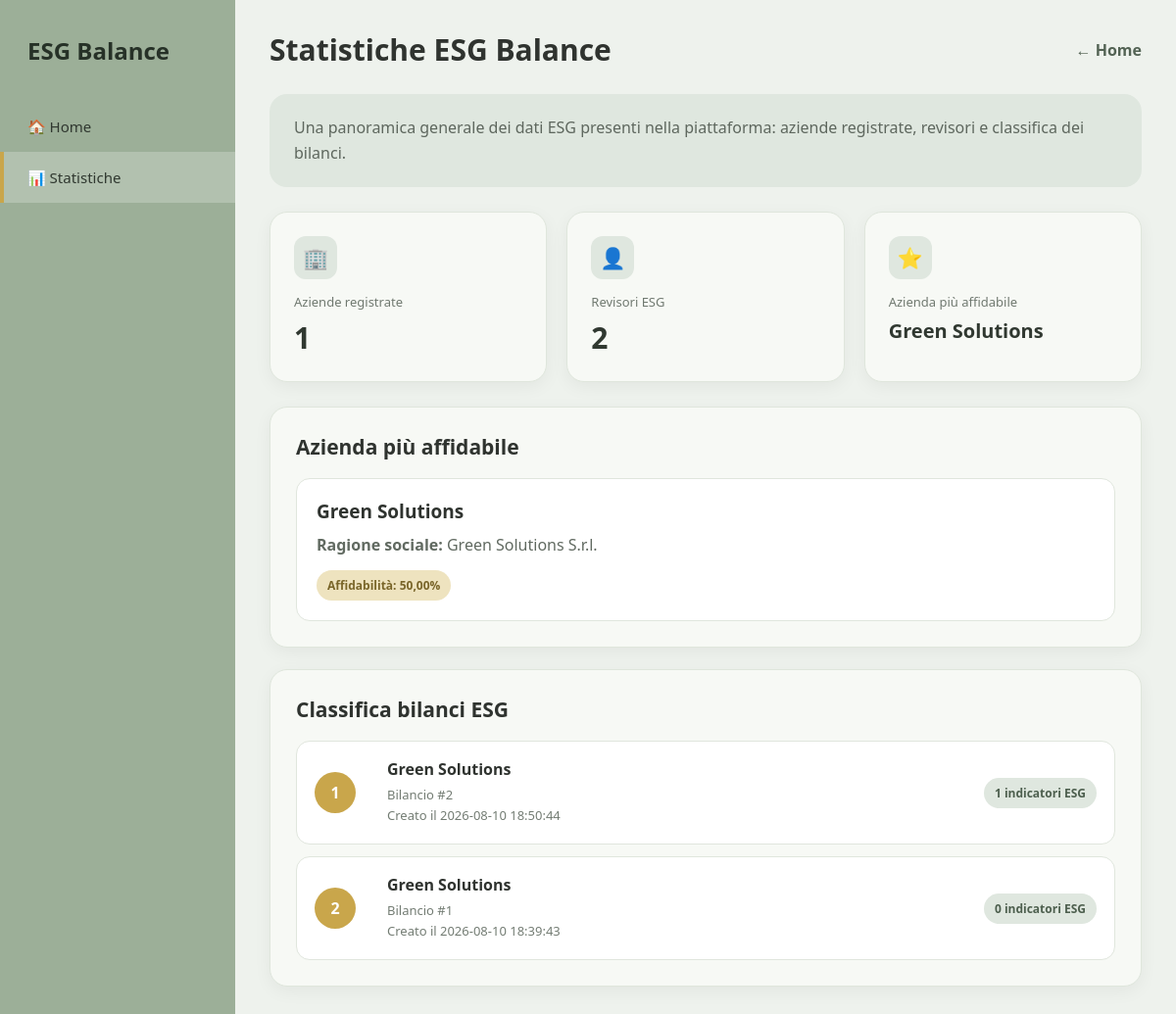
Screenshot of /statistiche.php with the database file from the repository.
### tables this page shows
CREATE TABLE IF NOT EXISTS `azienda` (
  `id_azienda` int(11) NOT NULL,
  `nome` varchar(100) NOT NULL,
  `ragione_sociale` varchar(150) NOT NULL,
  `partita_iva` char(11) NOT NULL,
  `settore` varchar(100) NOT NULL,
  `num_dipendenti` int(11) NOT NULL,
  `logo` varchar(255) DEFAULT NULL,
  `nr_bilanci` int(11) NOT NULL DEFAULT '0',
  `id_responsabile` int(11) NOT NULL
);

CREATE TABLE IF NOT EXISTS `bilancio` (
  `id_bilancio` int(11) NOT NULL,
  `id_azienda` int(11) NOT NULL,
  `data_creazione` datetime NOT NULL DEFAULT CURRENT_TIMESTAMP,
  `stato` enum('bozza','in revisione','approvato','respinto') NOT NULL DEFAULT 'bozza'
);

### statistiche.php (the view, shortened to what this page needs)
<?php
require_once __DIR__ . '/config/database.php';
$result = $connessione->query(
    "SELECT totale_aziende
     FROM v_NumeroAziende"
);
$numero_aziende = $result->fetch_assoc();
$result = $connessione->query(
    "SELECT totale_revisori
     FROM v_NumeroRevisoriESG"
);
$numero_revisori = $result->fetch_assoc();
$result = $connessione->query(
    "SELECT
        id_azienda,
        nome,
        ragione_sociale,
        percentuale_affidabilita
     FROM v_AziendaPiuAffidabile"
);
$azienda_affidabile = $result->fetch_assoc();
$classifica = $connessione->query(
    "SELECT
        id_bilancio,
        nome_azienda,
        data_creazione,
        totale_indicatori_esg
     FROM v_ClassificaBilanciESG"
);
?>
<!DOCTYPE html>
<html lang="it">
<head>
</head>
<body>
<div class="layout">
    <aside class="sidebar">
        <div>
            <div class="logo">
                ESG Balance
            </div>
            <nav class="menu">
                <?php if (isset($_SESSION["tipo_utente"])): ?>
                    <?php if ($_SESSION["tipo_utente"] === "amministratore"): ?>
                        <a href="admin/dashboard_admin.php">
                            🏠 Dashboard
                        </a>
                        <a href="admin/indicatori.php">
                            🌱 Indicatori ESG
                        </a>
                        <a href="admin/template.php">
                            📄 Template bilancio
                        </a>
                        <a href="admin/assegna_revisore.php">
                            👤 Assegna revisore
                        </a>
                        <a href="statistiche.php" class="active">
                            📊 Statistiche
                        </a>
                    <?php elseif ($_SESSION["tipo_utente"] === "responsabile"): ?>
                        <a href="responsabile/dashboard_responsabile.php">
                            🏠 Dashboard
                        </a>
                        <a href="responsabile/aziende.php">
                            🏢 Le mie aziende
                        </a>
                        <a href="responsabile/registra_azienda.php">
                            ＋ Registra azienda
                        </a>
                        <a href="responsabile/bilanci.php">
                            📄 Bilanci
                        </a>
                        <a href="statistiche.php" class="active">
                            📊 Statistiche
                        </a>
                    <?php elseif ($_SESSION["tipo_utente"] === "revisore"): ?>
                        <a href="revisore/dashboard_revisore.php">
                            🏠 Dashboard
                        </a>
                        <a href="revisore/competenze.php">
                            🎯 Le mie competenze
                        </a>
                        <a href="statistiche.php" class="active">
                            📊 Statistiche
                        </a>
                    <?php endif; ?>
                <?php else: ?>
                    <a href="index.php">
                        🏠 Home
                    </a>
                    <a href="statistiche.php" class="active">
                        📊 Statistiche
                    </a>
                <?php endif; ?>
            </nav>
        </div>
    </aside>
    <main class="main">
        <div class="topbar">
            <h1>Statistiche ESG Balance</h1>
            <?php if (isset($_SESSION["tipo_utente"])): ?>
                <?php if ($_SESSION["tipo_utente"] === "amministratore"): ?>
                    <a
                        class="back-link"
                        href="admin/dashboard_admin.php"
                    >
                        ← Dashboard
                    </a>
                <?php elseif ($_SESSION["tipo_utente"] === "responsabile"): ?>
                    <a
                        class="back-link"
                        href="responsabile/dashboard_responsabile.php"
                    >
                        ← Dashboard
                    </a>
                <?php elseif ($_SESSION["tipo_utente"] === "revisore"): ?>
                    <a
                        class="back-link"
                        href="revisore/dashboard_revisore.php"
                    >
                        ← Dashboard
                    </a>
                <?php endif; ?>
            <?php else: ?>
                <a
                    class="back-link"
                    href="index.php"
                >
                    ← Home
                </a>
            <?php endif; ?>
        </div>
        <div class="intro">
            <p>
                Una panoramica generale dei dati ESG presenti nella piattaforma:
                aziende registrate, revisori e classifica dei bilanci.
            </p>
        </div>
        <div class="stats-grid">
            <div class="stat-card">
                <div class="stat-icon">
                    🏢
                </div>
                <div class="stat-title">
                    Aziende registrate
                </div>
                <div class="stat-value">
                    <?php
                    echo (int) $numero_aziende["totale_aziende"];
                    ?>
                </div>
            </div>
            <div class="stat-card">
                <div class="stat-icon">
                    👤
                </div>
                <div class="stat-title">
                    Revisori ESG
                </div>
                <div class="stat-value">
                    <?php
                    echo (int) $numero_revisori["totale_revisori"];
                    ?>
                </div>
            </div>
            <div class="stat-card">
                <div class="stat-icon">
                    ⭐
                </div>
                <div class="stat-title">
                    Azienda più affidabile
                </div>
                <div class="stat-value" style="font-size: 20px;">
                    <?php if ($azienda_affidabile): ?>
                        <?php
                        echo htmlspecialchars(
                            $azienda_affidabile["nome"]
                        );
                        ?>
                    <?php else: ?>
                        N/D
                    <?php endif; ?>
                </div>
            </div>
        </div>
        <div class="panel">
            <h2>Azienda più affidabile</h2>
            <?php if ($azienda_affidabile): ?>
                <div class="affidabile-card">
                    <h3>
                        <?php
                        echo htmlspecialchars(
                            $azienda_affidabile["nome"]
                        );
                        ?>
                    </h3>
                    <p>
                        <strong>Ragione sociale:</strong>
                        <?php
                        echo htmlspecialchars(
                            $azienda_affidabile["ragione_sociale"]
                        );
                        ?>
                    </p>
                    <span class="affidabilita-badge">
                        Affidabilità:
                        <?php
                        echo number_format(
                            (float) $azienda_affidabile["percentuale_affidabilita"],
                            2,
                            ",",
                            "."
                        );
                        ?>%
                    </span>
                </div>
            <?php else: ?>
                <div class="empty">
                    Non sono disponibili dati sufficienti.
                </div>
            <?php endif; ?>
        </div>
        <div class="panel">
            <h2>Classifica bilanci ESG</h2>
            <?php if ($classifica->num_rows > 0): ?>
                <div class="ranking">
                    <?php
                    $posizione = 1;
                    while ($bilancio = $classifica->fetch_assoc()):
                    ?>
                        <div class="ranking-item">
                            <div class="position">
                                <?php echo $posizione; ?>
                            </div>
                            <div class="ranking-info">
                                <h3>
                                    <?php
                                    echo htmlspecialchars(
                                        $bilancio["nome_azienda"]
                                    );
                                    ?>
                                </h3>
                                <p>
                                    Bilancio
                                    #<?php echo (int) $bilancio["id_bilancio"]; ?>
                                </p>
                                <p>
                                    Creato il
                                    <?php
                                    echo htmlspecialchars(
                                        $bilancio["data_creazione"]
                                    );
                                    ?>
                                </p>
                            </div>
                            <div class="indicator-count">
                                <?php
                                echo (int) $bilancio["totale_indicatori_esg"];
                                ?>
                                indicatori ESG
                            </div>
                        </div>
                        <?php $posizione++; ?>
                    <?php endwhile; ?>
                </div>
            <?php else: ?>
                <div class="empty">
                    Non sono ancora presenti bilanci.
                </div>
            <?php endif; ?>
        </div>
    </main>
</div>
</body>
</html>

### statistiche.php (style rules this page uses)
* { box-sizing: border-box; }
body { margin: 0; font-family: "Segoe UI", Arial, sans-serif; background: #eef2ed; color: #2f332f; }
.layout { display: flex; min-height: 100vh; }
.sidebar { width: 240px; background: #9caf98; padding: 35px 0 25px; display: flex; flex-direction: column; justify-content: space-between; }
.logo { padding: 0 28px 35px; font-size: 24px; font-weight: 700; color: #263127; }
.menu { display: flex; flex-direction: column; }
.menu a { text-decoration: none; color: #303830; padding: 16px 28px; display: flex; align-items: center; gap: 12px; font-size: 15px; transition: 0.2s; }
.menu a:hover, .menu a.active { background: rgba(255,255,255,0.22); border-left: 4px solid #c9a64b; padding-left: 24px; }
.main { flex: 1; padding: 30px 35px; }
.topbar { display: flex; justify-content: space-between; align-items: center; gap: 20px; margin-bottom: 25px; }
.topbar h1 { margin: 0; font-size: 30px; }
.back-link { text-decoration: none; color: #536354; font-weight: 600; }
.intro { background: #dfe7df; border-radius: 18px; padding: 22px 25px; margin-bottom: 25px; }
.intro p { margin: 0; color: #5e675e; line-height: 1.6; }
.stats-grid { display: grid; grid-template-columns: repeat(3, minmax(220px, 1fr)); gap: 20px; margin-bottom: 25px; }
.stat-card { background: #f7f9f5; border: 1px solid #dfe6dc; border-radius: 18px; padding: 24px; box-shadow: 0 5px 18px rgba(0,0,0,0.05); }
.stat-icon { width: 44px; height: 44px; border-radius: 12px; background: #dfe7df; display: flex; align-items: center; justify-content: center; font-size: 21px; margin-bottom: 14px; }
.stat-title { color: #707970; font-size: 13px; margin-bottom: 7px; }
.stat-value { font-size: 30px; font-weight: 700; color: #303830; }
.panel { background: #f7f9f5; border: 1px solid #dfe6dc; border-radius: 18px; padding: 26px; box-shadow: 0 5px 18px rgba(0,0,0,0.05); margin-bottom: 22px; }
.panel h2 { margin-top: 0; margin-bottom: 18px; font-size: 21px; }
.affidabile-card { background: white; border-radius: 14px; padding: 20px; border: 1px solid #e0e6dd; }
.affidabile-card h3 { margin: 0 0 10px; font-size: 19px; }
.affidabile-card p { margin: 7px 0; color: #616a61; }
.affidabilita-badge { display: inline-block; margin-top: 8px; padding: 7px 11px; border-radius: 20px; background: #eee3bf; color: #796529; font-size: 12px; font-weight: 700; }
.ranking { display: flex; flex-direction: column; gap: 12px; }
.ranking-item { background: white; border: 1px solid #e0e6dd; border-radius: 14px; padding: 17px 18px; display: grid; grid-template-columns: 60px 1fr auto; align-items: center; gap: 14px; }
.position { width: 42px; height: 42px; border-radius: 50%; background: #c9a64b; color: white; display: flex; align-items: center; justify-content: center; font-weight: 700; }
.ranking-info h3 { margin: 0 0 6px; font-size: 16px; }
.ranking-info p { margin: 3px 0; color: #737c73; font-size: 13px; }
.indicator-count { padding: 7px 11px; border-radius: 20px; background: #dfe7df; color: #4d5f4e; font-size: 12px; font-weight: 700; white-space: nowrap; }

### rows the page displays
azienda: nome "Green Solutions", ragione_sociale "Green Solutions S.r.l."
bilancio: nome_azienda "Green Solutions", id_bilancio "2", data_creazione "2026-08-10 18:50:44", totale_indicatori_esg "1"
bilancio: nome_azienda "Green Solutions", id_bilancio "1", data_creazione "2026-08-10 18:39:43", totale_indicatori_esg "0"

### other values shown
$numero_aziende["totale_aziende"] "1"
$numero_revisori["totale_revisori"] "2"
$azienda_affidabile["percentuale_affidabilita"] "50,00"
